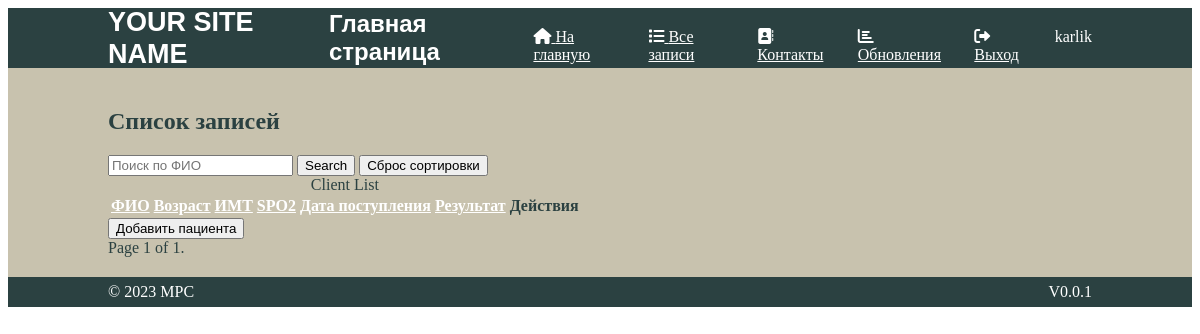
The page /client-list/ (signed in) on the database as committed earlier.
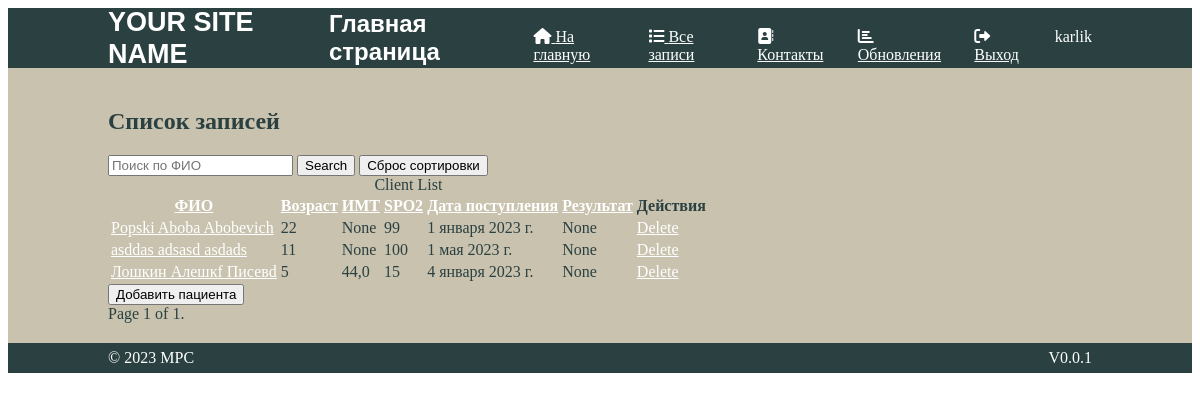
The same page on the database as committed later.
### clients/models.py (models this page shows, shortened)
class Client(models.Model):
    GENDER_CHOICES = [
        (0, 'Женский'),
        (1, 'Мужской'),
    ]
    id_token = models.CharField(max_length=100, default=None, unique=True, editable=False)
    id = models.UUIDField(primary_key=True, default=uuid.uuid4, editable=False)
    first_name = models.CharField(max_length=100)
    last_name = models.CharField(max_length=100)
    patronymic = models.CharField(max_length=100, blank=True)
    age = models.IntegerField(null=False, blank=True, default=0)
    body_mass_index = models.FloatField(null=True, blank=True)
    spo2 = models.IntegerField(null=True, blank=True)
    admission_date = models.DateField(default=date.today, null=False, blank=True)
    result = models.IntegerField(null=True, blank=True)
    dayshome = models.IntegerField(null=True, blank=True)
    gender = models.BooleanField(default=True, choices=GENDER_CHOICES)
    history = HistoricalRecords(inherit=True)
    f_test_ex = models.IntegerField(null=True, blank=True)
    f_test_in = models.IntegerField(null=True, blank=True)
    comorb_ccc = models.BooleanField(default=False, blank=True)
    comorb_bl = models.BooleanField(default=False, blank=True)
    cd_ozhir = models.BooleanField(default=False, blank=True)
    comorb_all = models.BooleanField(default=False, blank=True)
    l_109 = models.FloatField(null=True, blank=True)
    lf = models.FloatField(null=True, blank=True)
    rox = models.FloatField(null=True, blank=True)
    spo2_fio = models.FloatField(null=True, blank=True)
    ch_d = models.IntegerField(null=True, blank=True)
    def __str__(self):
        return f"{self.last_name} {self.first_name} {self.patronymic} "

### clients/views.py (the view, shortened to what this page needs)
# urls.py: path('client-list/', ClientListView.as_view(), name='client_list'),
class ClientListView(LoginRequiredMixin, View):
    login_url = LOGIN_URL
    def get(self, request):
        clients_per_page = 10
        sort_by = request.GET.get('sort', 'last_name')
        order = request.GET.get('order', 'asc')
        form = ClientForm()
        search_query = request.GET.get('search', '')
        clients = Client.objects.all()
        if search_query:
            clients = clients.filter(
                models.Q(first_name__icontains=search_query) |
                models.Q(last_name__icontains=search_query) |
                models.Q(patronymic__icontains=search_query)
            )
        next_order = 'desc' if order == 'asc' else 'asc'
        if order == 'asc':
            clients = clients.order_by(sort_by)
        else:
            clients = clients.order_by(f'-{sort_by}')
        paginator = Paginator(clients, clients_per_page)
        page_number = request.GET.get('page')
        page = paginator.get_page(page_number)
        context = {
            'clients': page,
            'sort_by': sort_by,
            'next_order': next_order,
            'form': form,
            'search_query': search_query,
        }
        return render(request, 'client_list.html', context)

### clients/templates/client_list.html (shortened to what this page needs)
{% extends 'base.html' %}
{% load static %}
{% block header %}Главная страница{% endblock %}
{% block content %}
    <h2>Список записей</h2>
    <input type="text" id="searchInput" placeholder="Поиск по ФИО">
    <button type="button" id="searchButton">Search</button>
    <button type="submit" id="resetSortingButton">Сброс сортировки</button>
    <table>
        <caption>Client List</caption>
        <thead>
        <tr>
            <th {% if sort_by == 'last_name' %}class="active"{% endif %}><a href="?sort=last_name&order={{ next_order }}">ФИО</a></th>
            <th {% if sort_by == 'age'%}class="active"{% endif %}><a href="?sort=age&order={{ next_order }}">Возраст</a></th>
            <th {% if sort_by == 'body_mass_index'%}class="active"{% endif %}><a href="?sort=body_mass_index&order={{ next_order }}">ИМТ</a></th>
            <th {% if sort_by == 'spo2'%}class="active"{% endif %}><a href="?sort=spo2&order={{ next_order }}">SPO2</a></th>
            <th {% if sort_by == 'admission_date'%}class="active"{% endif %}><a href="?sort=admission_date&order={{ next_order }}">Дата поступления</a></th>
            <th {% if sort_by == 'result'%}class="active"{% endif %}><a href="?sort=result&order={{ next_order }}">Результат</a></th>
            <th>Действия</th>
        </tr>
        </thead>
        <tbody>
        {% for client in clients %}
        <tr>
            <td>
                <a href="{% url 'client_detail' id_token=client.id_token %}">{{ client }}</a>
            </td>
            <td>{{ client.age }}</td>
            <td>{{ client.body_mass_index }}</td>
            <td>{{ client.spo2 }}</td>
            <td>{{ client.admission_date }}</td>
            <td>{{ client.result }}</td>
            <td>
                <a href="{% url 'client_detail' id_token=client.id_token %}">Delete</a>
            </td>
        </tr>
        {% endfor %}
        </tbody>
    </table>
    <button id="toggleFormBtn" onclick="toggleForm()">Добавить пациента</button>
    <div class="pagination">
        <span class="step-links">
            <span class="current">
                Page {{ clients.number }} of {{ clients.paginator.num_pages }}.
            </span>
        </span>
    </div>
{% endblock %}

Rows that differ between the two databases and show on the page:
added Client: last_name+first_name+patronymic "Popski Aboba Abobevich", age "22", body_mass_index "None", spo2 "99", admission_date "1 января 2023 г.", result "None"
added Client: last_name+first_name+patronymic "asddas adsasd asdads", age "11", body_mass_index "None", spo2 "100", admission_date "1 мая 2023 г.", result "None"
added Client: last_name+first_name+patronymic "Лошкин Алешкf Писевd", age "5", body_mass_index "44,0", spo2 "15", admission_date "4 января 2023 г.", result "None"
